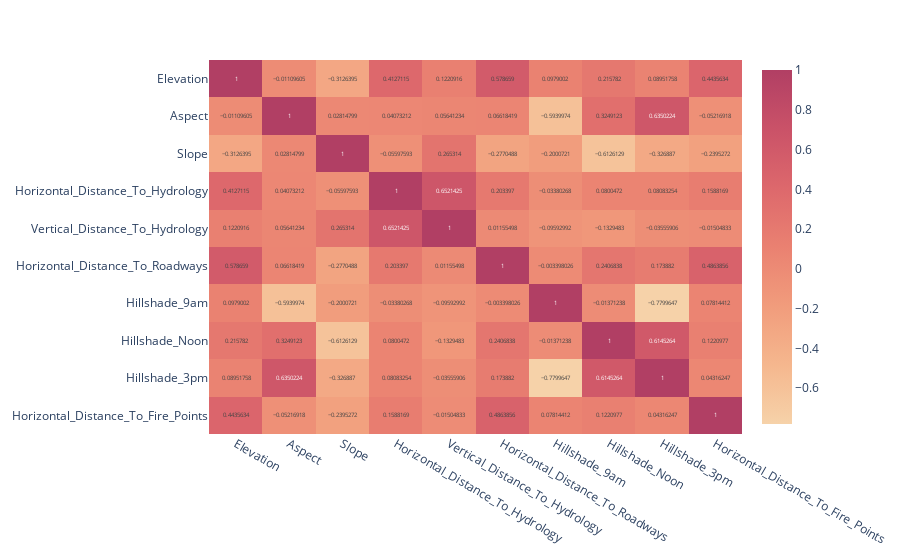

Notebook source saved alongside this figure:
### Code cell
#correlation of the train data
fig = px.imshow(df_corr.corr() ,text_auto=True, aspect="auto" , color_continuous_scale = "redor")
fig.show()

### Figure 1 — Plotly figure (JSON) as saved in the notebook; plotly's stock layout.template omitted (floating-point values rounded to 4 significant figures)
{"data": [{"coloraxis": "coloraxis", "hovertemplate": "x: %{x}<br>y: %{y}<br>color: %{z}<extra></extra>", "name": "0", "texttemplate": "%{z}", "type": "heatmap", "x": ["Elevation", "Aspect", "Slope", "Horizontal_Distance_To_Hydrology", "Vertical_Distance_To_Hydrology", "Horizontal_Distance_To_Roadways", "Hillshade_9am", "Hillshade_Noon", "Hillshade_3pm", "Horizontal_Distance_To_Fire_Points"], "xaxis": "x", "y": ["Elevation", "Aspect", "Slope", "Horizontal_Distance_To_Hydrology", "Vertical_Distance_To_Hydrology", "Horizontal_Distance_To_Roadways", "Hillshade_9am", "Hillshade_Noon", "Hillshade_3pm", "Horizontal_Distance_To_Fire_Points"], "yaxis": "y", "z": [[1, -0.0111, -0.3126, 0.4127, 0.1221, 0.5787, 0.0979, 0.2158, 0.08952, 0.4436], [-0.0111, 1, 0.02815, 0.04073, 0.05641, 0.06618, -0.594, 0.3249, 0.635, -0.05217], [-0.3126, 0.02815, 1, -0.05598, 0.2653, -0.277, -0.2001, -0.6126, -0.3269, -0.2395], [0.4127, 0.04073, -0.05598, 1, 0.6521, 0.2034, -0.0338, 0.08005, 0.08083, 0.1588], [0.1221, 0.05641, 0.2653, 0.6521, 1, 0.01155, -0.09593, -0.1329, -0.03556, -0.01505], [0.5787, 0.06618, -0.277, 0.2034, 0.01155, 1, -0.003398, 0.2407, 0.1739, 0.4864], [0.0979, -0.594, -0.2001, -0.0338, -0.09593, -0.003398, 1, -0.01371, -0.78, 0.07814], [0.2158, 0.3249, -0.6126, 0.08005, -0.1329, 0.2407, -0.01371, 1, 0.6145, 0.1221], [0.08952, 0.635, -0.3269, 0.08083, -0.03556, 0.1739, -0.78, 0.6145, 1, 0.04316], [0.4436, -0.05217, -0.2395, 0.1588, -0.01505, 0.4864, 0.07814, 0.1221, 0.04316, 1]]}], "layout": {"coloraxis": {"colorscale": [[0, "rgb(246, 210, 169)"], [0.1667, "rgb(245, 183, 142)"], [0.3333, "rgb(241, 156, 124)"], [0.5, "rgb(234, 129, 113)"], [0.6667, "rgb(221, 104, 108)"], [0.8333, "rgb(202, 82, 104)"], [1, "rgb(177, 63, 100)"]]}, "margin": {"t": 60}, "xaxis": {"anchor": "y", "domain": [0, 1]}, "yaxis": {"anchor": "x", "autorange": "reversed", "domain": [0, 1]}}}
